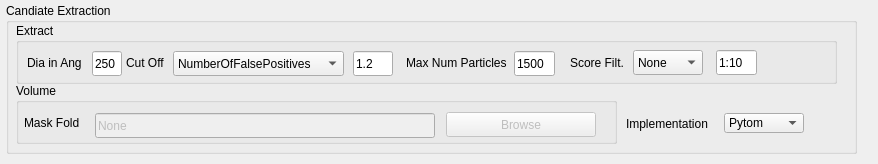
<?xml version="1.0" encoding="UTF-8"?>
<ui version="4.0">
 <class>Form</class>
 <widget class="QWidget" name="Form">
  <property name="geometry">
   <rect>
    <x>0</x>
    <y>0</y>
    <width>878</width>
    <height>164</height>
   </rect>
  </property>
  <property name="sizePolicy">
   <sizepolicy hsizetype="Preferred" vsizetype="Preferred">
    <horstretch>0</horstretch>
    <verstretch>0</verstretch>
   </sizepolicy>
  </property>
  <property name="minimumSize">
   <size>
    <width>878</width>
    <height>164</height>
   </size>
  </property>
  <property name="windowTitle">
   <string>Form</string>
  </property>
  <widget class="QGroupBox" name="groupBox_27">
   <property name="geometry">
    <rect>
     <x>6</x>
     <y>3</y>
     <width>851</width>
     <height>151</height>
    </rect>
   </property>
   <property name="sizePolicy">
    <sizepolicy hsizetype="Ignored" vsizetype="Ignored">
     <horstretch>0</horstretch>
     <verstretch>0</verstretch>
    </sizepolicy>
   </property>
   <property name="minimumSize">
    <size>
     <width>851</width>
     <height>151</height>
    </size>
   </property>
   <property name="title">
    <string>Candiate Extraction</string>
   </property>
   <widget class="QGroupBox" name="groupBox_33">
    <property name="geometry">
     <rect>
      <x>10</x>
      <y>80</y>
      <width>601</width>
      <height>61</height>
     </rect>
    </property>
    <property name="title">
     <string>Volume</string>
    </property>
    <widget class="QPushButton" name="btn_browse_movies_18">
     <property name="geometry">
      <rect>
       <x>862</x>
       <y>30</y>
       <width>150</width>
       <height>25</height>
      </rect>
     </property>
     <property name="text">
      <string>Browse</string>
     </property>
    </widget>
    <widget class="QLabel" name="label_71">
     <property name="geometry">
      <rect>
       <x>8</x>
       <y>25</y>
       <width>61</width>
       <height>30</height>
      </rect>
     </property>
     <property name="text">
      <string>Mask Fold</string>
     </property>
    </widget>
    <widget class="QLineEdit" name="line_path_ce_maskFold">
     <property name="enabled">
      <bool>false</bool>
     </property>
     <property name="geometry">
      <rect>
       <x>79</x>
       <y>30</y>
       <width>340</width>
       <height>25</height>
      </rect>
     </property>
     <property name="text">
      <string>None</string>
     </property>
    </widget>
    <widget class="QPushButton" name="btn_browse_ce_maskFold">
     <property name="enabled">
      <bool>false</bool>
     </property>
     <property name="geometry">
      <rect>
       <x>430</x>
       <y>29</y>
       <width>150</width>
       <height>25</height>
      </rect>
     </property>
     <property name="text">
      <string>Browse</string>
     </property>
    </widget>
   </widget>
   <widget class="QGroupBox" name="groupBox_34">
    <property name="geometry">
     <rect>
      <x>10</x>
      <y>20</y>
      <width>821</width>
      <height>61</height>
     </rect>
    </property>
    <property name="sizePolicy">
     <sizepolicy hsizetype="Ignored" vsizetype="Ignored">
      <horstretch>0</horstretch>
      <verstretch>0</verstretch>
     </sizepolicy>
    </property>
    <property name="title">
     <string>Extract</string>
    </property>
    <widget class="QLabel" name="label_65">
     <property name="geometry">
      <rect>
       <x>11</x>
       <y>30</y>
       <width>60</width>
       <height>20</height>
      </rect>
     </property>
     <property name="text">
      <string>Dia in Ang</string>
     </property>
    </widget>
    <widget class="QLineEdit" name="line_path_ce_diaInAng">
     <property name="geometry">
      <rect>
       <x>76</x>
       <y>28</y>
       <width>30</width>
       <height>25</height>
      </rect>
     </property>
     <property name="text">
      <string>250</string>
     </property>
    </widget>
    <widget class="QComboBox" name="dropDown_cutOffType">
     <property name="geometry">
      <rect>
       <x>157</x>
       <y>28</y>
       <width>171</width>
       <height>25</height>
      </rect>
     </property>
     <item>
      <property name="text">
       <string>NumberOfFalsePositives</string>
      </property>
     </item>
     <item>
      <property name="text">
       <string>ManualCutOff</string>
      </property>
     </item>
    </widget>
    <widget class="QLineEdit" name="line_path_ce_cutOffVal">
     <property name="geometry">
      <rect>
       <x>337</x>
       <y>28</y>
       <width>40</width>
       <height>25</height>
      </rect>
     </property>
     <property name="text">
      <string>1.2</string>
     </property>
    </widget>
    <widget class="QLabel" name="label_72">
     <property name="geometry">
      <rect>
       <x>110</x>
       <y>25</y>
       <width>50</width>
       <height>30</height>
      </rect>
     </property>
     <property name="text">
      <string>Cut Off</string>
     </property>
    </widget>
    <widget class="QLabel" name="label_73">
     <property name="geometry">
      <rect>
       <x>390</x>
       <y>25</y>
       <width>111</width>
       <height>30</height>
      </rect>
     </property>
     <property name="text">
      <string>Max Num Particles</string>
     </property>
    </widget>
    <widget class="QLineEdit" name="line_path_ce_maxNumParticles">
     <property name="geometry">
      <rect>
       <x>498</x>
       <y>28</y>
       <width>41</width>
       <height>25</height>
      </rect>
     </property>
     <property name="text">
      <string>1500</string>
     </property>
    </widget>
    <widget class="QComboBox" name="dropDown_scoreFiltType">
     <property name="geometry">
      <rect>
       <x>617</x>
       <y>27</y>
       <width>70</width>
       <height>25</height>
      </rect>
     </property>
     <item>
      <property name="text">
       <string>None</string>
      </property>
     </item>
     <item>
      <property name="text">
       <string>Tophat</string>
      </property>
     </item>
    </widget>
    <widget class="QLabel" name="label_74">
     <property name="geometry">
      <rect>
       <x>554</x>
       <y>25</y>
       <width>61</width>
       <height>30</height>
      </rect>
     </property>
     <property name="text">
      <string>Score Filt.</string>
     </property>
    </widget>
    <widget class="QLineEdit" name="line_path_ce_scoreFiltVal">
     <property name="geometry">
      <rect>
       <x>700</x>
       <y>27</y>
       <width>41</width>
       <height>25</height>
      </rect>
     </property>
     <property name="text">
      <string>1:10</string>
     </property>
    </widget>
   </widget>
   <widget class="QLabel" name="label_76">
    <property name="geometry">
     <rect>
      <x>620</x>
      <y>113</y>
      <width>91</width>
      <height>15</height>
     </rect>
    </property>
    <property name="text">
     <string>Implementation</string>
    </property>
   </widget>
   <widget class="QComboBox" name="dropDown_ce_implementation">
    <property name="geometry">
     <rect>
      <x>718</x>
      <y>110</y>
      <width>80</width>
      <height>20</height>
     </rect>
    </property>
    <item>
     <property name="text">
      <string>Pytom</string>
     </property>
    </item>
   </widget>
  </widget>
 </widget>
 <resources/>
 <connections/>
</ui>
